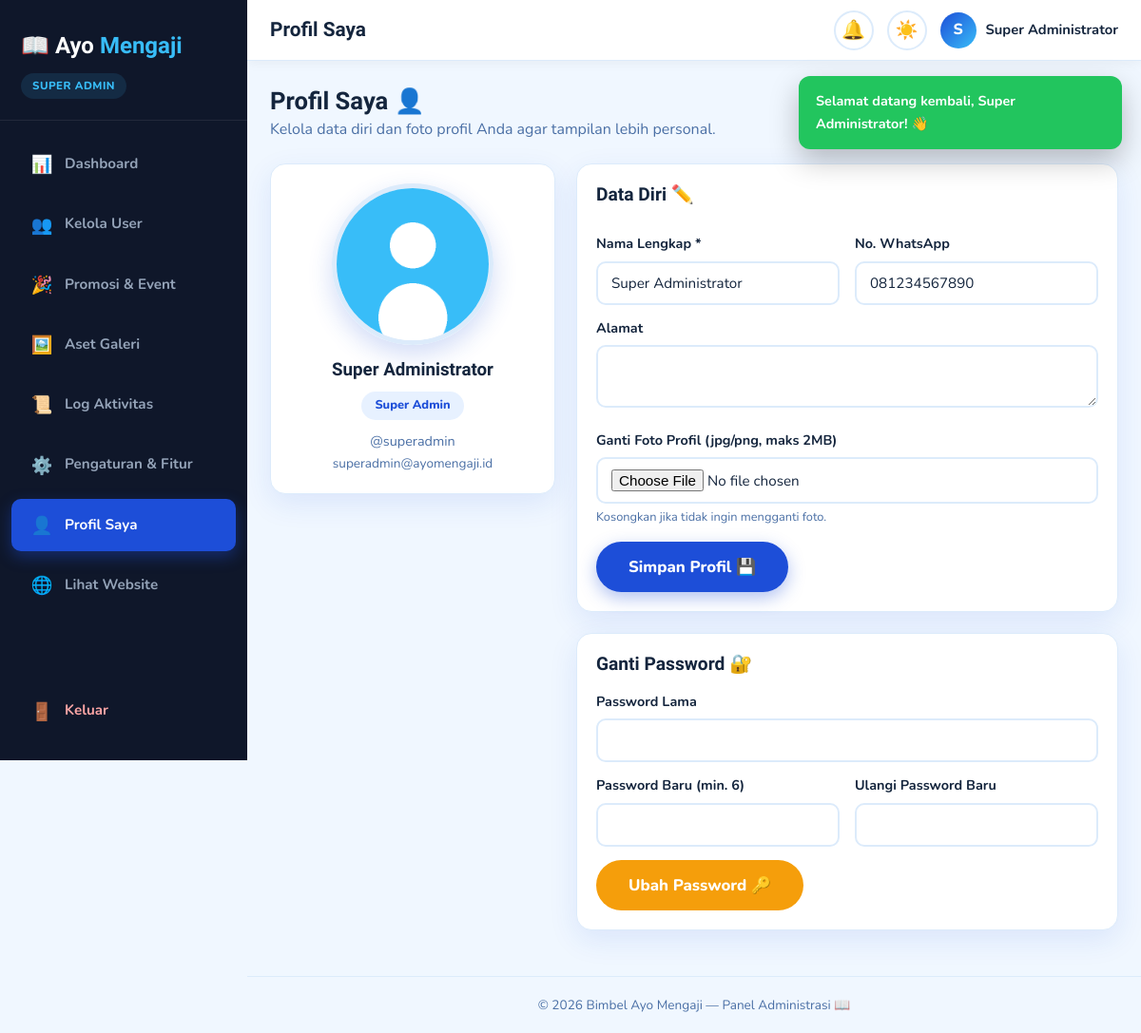
The page /profil.php (signed in) on the database its author committed.
### tables this page shows
CREATE TABLE `users` (
    `id`            INT AUTO_INCREMENT PRIMARY KEY,
    `username`      VARCHAR(50)  UNIQUE NOT NULL,
    `email`         VARCHAR(100) UNIQUE NOT NULL,
    `password_hash` VARCHAR(255) NOT NULL,
    `role`          ENUM('client','manager','pengajar','super_admin') NOT NULL DEFAULT 'client',
    `nama_lengkap`  VARCHAR(100) NOT NULL,
    `no_hp`         VARCHAR(20),
    `alamat`        TEXT,
    `foto_profil`   VARCHAR(255) DEFAULT 'assets/default-avatar.png',
    `status_aktif`  BOOLEAN DEFAULT TRUE,
    `created_at`    TIMESTAMP DEFAULT CURRENT_TIMESTAMP,
    `updated_at`    TIMESTAMP DEFAULT CURRENT_TIMESTAMP ON UPDATE CURRENT_TIMESTAMP
);

### includes/functions.php (called while the page is built, shortened)
<?php
function baseUrl(): string {
    $script = str_replace('\\', '/', dirname($_SERVER['SCRIPT_NAME']));
    return rtrim($script, '/') . '/';
}
function e(?string $v): string {
    return htmlspecialchars($v ?? '', ENT_QUOTES, 'UTF-8');
}

### profil.php (the view, shortened to what this page needs)
<?php
require_once __DIR__ . '/includes/functions.php';
$base = baseUrl();
$uid  = (int)$_SESSION['user_id'];
$st = $pdo->prepare('SELECT * FROM users WHERE id=?'); $st->execute([$uid]); $me = $st->fetch();
$fotoView = $me['foto_profil'] && !str_contains($me['foto_profil'], 'default-avatar')
    ? $base . rawurlencode_path($me['foto_profil'])
    : $base . 'assets/default-avatar.png';
require_once __DIR__ . '/includes/admin_header.php';
?>
<div class="page-head">
    <h2>Profil Saya 👤</h2>
    <p>Kelola data diri dan foto profil Anda agar tampilan lebih personal.</p>
</div>
<div class="profil-wrap">
    <div class="panel profil-photo-card">
        <img src="<?= $fotoView ?>" class="profil-photo" alt="Foto profil"
             onerror="this.src='<?= $base ?>assets/default-avatar.png'">
        <h3><?= e($me['nama_lengkap']) ?></h3>
        <span class="profil-role-badge"><?= e($roleLabel) ?></span>
        <p style="color:var(--text-secondary);margin-top:10px;font-size:.9rem">@<?= e($me['username']) ?></p>
        <p style="color:var(--text-secondary);font-size:.85rem"><?= e($me['email']) ?></p>
    </div>
    <div>
        <form method="post" enctype="multipart/form-data" class="panel">
            <h3 class="panel-title">Data Diri ✏️</h3>
            <div class="form-row">
                <div class="form-col"><label class="form-label">Nama Lengkap *</label>
                    <input type="text" name="nama_lengkap" class="form-input" value="<?= e($me['nama_lengkap']) ?>" required></div>
                <div class="form-col"><label class="form-label">No. WhatsApp</label>
                    <input type="text" name="no_hp" class="form-input" value="<?= e($me['no_hp']) ?>"></div>
            </div>
            <label class="form-label">Alamat</label>
            <textarea name="alamat" class="form-input" rows="2"><?= e($me['alamat']) ?></textarea>
            <label class="form-label">Ganti Foto Profil (jpg/png, maks 2MB)</label>
            <input type="file" name="foto" class="form-input" accept=".jpg,.jpeg,.png">
            <p class="form-hint">Kosongkan jika tidak ingin mengganti foto.
                <?= $role==='pengajar' ? 'Foto ini juga akan tampil di halaman publik "Tentang Kami".' : '' ?></p>
            <button type="submit" class="btn btn-primary btn-lg" style="margin-top:14px">Simpan Profil 💾</button>
        </form>
        <form method="post" class="panel">
            <h3 class="panel-title">Ganti Password 🔐</h3>
            <label class="form-label">Password Lama</label>
            <input type="password" name="password_lama" class="form-input" required>
            <div class="form-row">
                <div class="form-col"><label class="form-label">Password Baru (min. 6)</label>
                    <input type="password" name="password_baru" class="form-input" required></div>
                <div class="form-col"><label class="form-label">Ulangi Password Baru</label>
                    <input type="password" name="password_baru2" class="form-input" required></div>
            </div>
            <button type="submit" class="btn btn-warning btn-lg" style="margin-top:14px">Ubah Password 🔑</button>
        </form>
    </div>
</div>
<?php require_once __DIR__ . '/includes/admin_footer.php'; ?>

### css/global.css (style rules this page uses)
:root { --deep-blue: #1D4ED8; --deep-blue-700: #1E40AF; --light-blue: #60A5FA; --sky: #38BDF8; --amber: #F59E0B; --bg-primary: #F0F7FF; --bg-secondary: #FFFFFF; --bg-tertiary: #E7F1FF; --text-primary: #14253D; --text-secondary: #4A6FA5; --accent-primary: var(--deep-blue); --accent-secondary: var(--sky); --card-bg: #FFFFFF; --card-border: #DCEBFB; --card-shadow: 0 10px 30px rgba(29, 78, 216, 0.10); --nav-bg: rgba(255, 255, 255, 0.92); --hero-bg: linear-gradient(160deg, #DCEBFF 0%, #C7E0FF 45%, #EAF4FF 100%); --footer-bg: #0F1F38; --footer-text: #C7DBF5; --emoji-opacity: 0.10; }
*, *::before, *::after { margin: 0; padding: 0; box-sizing: border-box; }
html { scroll-behavior: smooth; }
body { font-family: 'Nunito', sans-serif; background-color: var(--bg-primary); color: var(--text-primary); line-height: 1.7; overflow-x: hidden; position: relative; transition: background-color 0.4s ease, color 0.4s ease; }
img { max-width: 100%; height: auto; display: block; }
button { font-family: inherit; cursor: pointer; border: none; background: none; }
h1, h2, h3, h4 { font-family: 'Amiri', serif; font-weight: 700; line-height: 1.3; color: var(--text-primary); }
.btn { position: relative; display: inline-flex; align-items: center; justify-content: center; gap: 8px; padding: 12px 26px; border-radius: 50px; font-family: 'Nunito', sans-serif; font-weight: 800; font-size: 1rem; text-align: center; white-space: nowrap; overflow: hidden; transition: transform 0.35s cubic-bezier(.34,1.56,.64,1), box-shadow 0.3s ease, background 0.3s ease, color 0.3s ease; }
.btn-lg { padding: 15px 34px; font-size: 1.05rem; }
.btn::before { content: ""; position: absolute; top: 0; left: -150%; width: 60%; height: 100%; background: linear-gradient(120deg, transparent, rgba(255,255,255,0.55), transparent); transform: skewX(-20deg); transition: left 0.6s ease; pointer-events: none; }
.btn-primary { background: var(--accent-primary); color: #fff; box-shadow: 0 6px 18px rgba(29,78,216,0.35); }

### css/admin-dashboard.css (style rules this page uses)
:root { --admin-sidebar-width: 260px; --admin-header-height: 64px; --admin-card-radius: 16px; --admin-sidebar-bg: #0F172A; --admin-sidebar-bg-light: #1E293B; --admin-accent: #38BDF8; --admin-success: #22C55E; --admin-danger: #EF4444; --admin-warning: #F59E0B; --admin-info: #3B82F6; }
.admin-body { background: var(--bg-primary); min-height: 100vh; }
.page-head { margin-bottom: 22px; }
.page-head h2 { font-size: 1.6rem; color: var(--text-primary); }
.page-head p { color: var(--text-secondary); }
.panel { background: var(--card-bg); border: 1px solid var(--card-border); border-radius: var(--admin-card-radius); box-shadow: var(--card-shadow); padding: 20px; margin-bottom: 22px; }
.panel-title { font-family: 'Amiri', serif; font-size: 1.2rem; margin-bottom: 14px; color: var(--text-primary); }
.form-label { display: block; font-weight: 700; font-size: 0.9rem; margin: 12px 0 6px; color: var(--text-primary); }
.form-input, select.form-input, textarea.form-input { width: 100%; padding: 11px 14px; border-radius: 10px; border: 2px solid var(--card-border); background: var(--bg-secondary); color: var(--text-primary); font-family: 'Nunito', sans-serif; font-size: 0.95rem; transition: border 0.25s ease, box-shadow 0.25s ease; }
textarea.form-input { resize: vertical; }
.form-row { display: flex; gap: 16px; flex-wrap: wrap; }
.form-col { flex: 1; min-width: 200px; }
.form-hint { font-size: 0.8rem; color: var(--text-secondary); margin-top: 4px; }
.btn-warning { background: var(--admin-warning); color: #fff; }
.profil-wrap { display: grid; grid-template-columns: 300px 1fr; gap: 22px; align-items: start; }
.profil-photo-card { text-align: center; }
.profil-photo { width: 170px; height: 170px; border-radius: 50%; object-fit: cover; margin: 0 auto 14px; border: 5px solid var(--card-border); box-shadow: 0 10px 26px rgba(29,78,216,0.20); }
.profil-photo-card h3 { color: var(--text-primary); margin-bottom: 4px; }
.profil-role-badge { display: inline-block; margin-top: 6px; padding: 4px 14px; border-radius: 50px; background: var(--bg-tertiary); color: var(--accent-primary); font-weight: 800; font-size: 0.8rem; }

### rows shown on the page
users: foto_profil (placeholder picture), nama_lengkap "Super Administrator", username "superadmin", email "superadmin@ayomengaji.id", no_hp "081234567890"

### other values the page prints
$roleLabel "SUPER ADMIN"
$item[1] "📊"
$item[0] "Dashboard"
$item[1] "👥"
$item[0] "Kelola User"
$item[1] "🎉"
$item[0] "Promosi & Event"
$item[1] "🖼️"
$item[0] "Aset Galeri"
$item[1] "📜"
$item[0] "Log Aktivitas"
$item[1] "⚙️"
$item[0] "Pengaturan & Fitur"
$panelTitle "Profil Saya"
substr($namaUser, 0, 1) "S"
